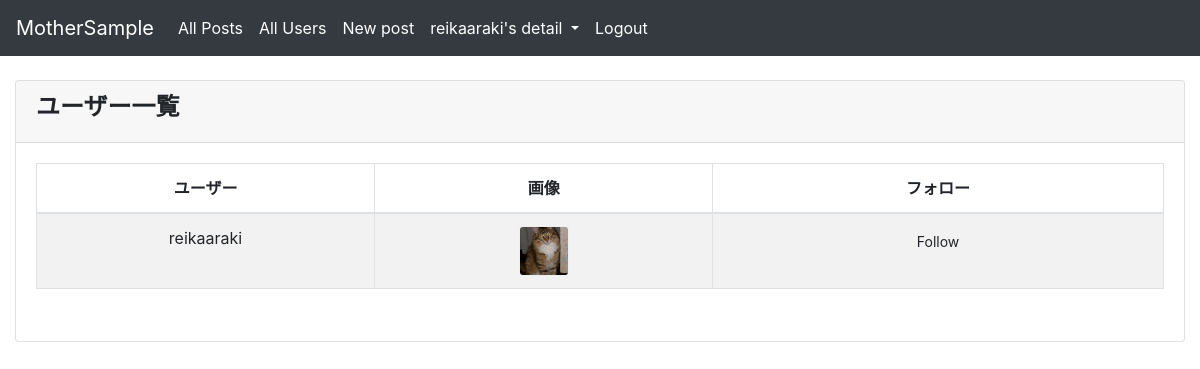
/accounts/userlist/ (signed in), run on an earlier commit of the app's database.
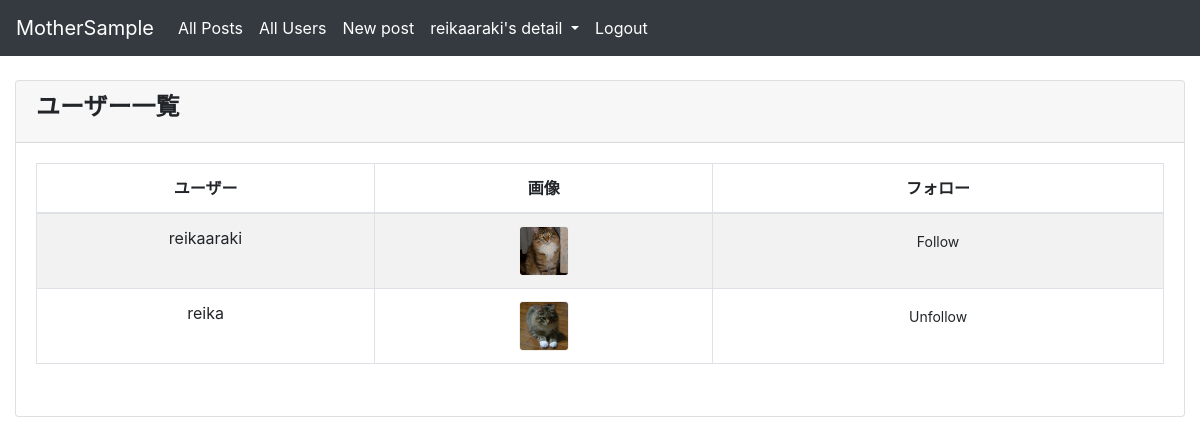
And on a later commit of the database.
### accounts/models.py (models this page shows, shortened)
class User(AbstractUser, PermissionsMixin):
    username = models.CharField(max_length=50, unique=True)
    email = models.EmailField(max_length=50, unique=True)
    is_active = models.BooleanField(default=True)
    is_staff = models.BooleanField(default=False)
    age = models.IntegerField(blank=True, null=True)
    avatar = models.ImageField(blank=True, null=True)
    facebook_id = models.CharField(max_length=255, blank=True, null=True)
    twitter_id = models.CharField(max_length=255, blank=True, null=True)
    instagram_id = models.CharField(max_length=255, blank=True, null=True)
    last_login_date = models.DateTimeField(null=True, blank=True)
    created_at = models.DateTimeField(auto_now_add=True)
    updated_at = models.DateTimeField(auto_now=True)
    EMAIL_FIELD = 'email'
    USERNAME_FIELD = 'username'
    REQUIRED_FIELDS = ['email']
    objects = UserManager()
    favourite_post = models.ManyToManyField(
        'microposts.Post', blank=True, verbose_name='お気に入り投稿'
    )
    groups = models.ManyToManyField(Group, blank=True, related_name='custom_user_groups')
    user_permissions = models.ManyToManyField(Permission, blank=True, related_name='custom_user_permissions')

### accounts/views.py (the view)
# urls.py: path('userlist/', UserListView.as_view(), name='userlist'),
class UserListView(LoginRequiredMixin, ListView):
   template_name = 'accounts/userlist.html'
   model = User
   def get_queryset(self):
      return User.objects.all()
   def get_context_data(self, **kwargs):
      context = super().get_context_data(**kwargs)
      user = self.request.user
      followings = (Relationship.objects.filter(follower_id=user.pk)).values_list('following_id')
      context['following_list'] = User.objects.filter(id__in=followings)
      return context

### templates/accounts/userlist.html (shortened to what this page needs)
{% extends 'base.html' %}
{% block content %}
    <div class="content-wrapper">
        <div class="container-fluid">
            <div class="card md-3">
                <div class="card-header">
                    <h4><b>ユーザー一覧</b></h1>
                </div>
                <div class="card-body">
                    <div class="table table-responsive">
                        <table id='user_list' width="100%" class="table table-striped table-bordered table-hover">
                            <thead>
                            <tr>
                                <th class="text-center">ユーザー</th>
                                <th class="text-center">画像</th>
                                <th class="text-center">フォロー</th>
                            </tr>
                            </thead>
                            <tbody>
                                {% for item in object_list %}
                                    <tr class="odd gradeX text-center">
                                    <td class="text-center" style="width: 30%">{{ item.username }}</td>
                                    <td class="text-center" style="width: 30%">
                                {% if item.avatar %}
                                        <img class="rounded img-fluid mx-auto d-block" src="{{ item.avatar.url }}"
                                        id="avatar-thumbnail" alt="avatar_thumbnail">
                                {% else %}
                                    <img class="rounded img-fluid mx-auto d-block" alt="avatar_thumbnail">
                                {% endif %}</td>
                                <td class="text-center" style="width: 40%">
                                    {% if item in following_list %}
                                    <form action="{% url 'accounts:rm_relation' pk=item.id %}" method="post">
                                        <button type="submit" class="btn btn-outlune-danger btn-sm" name="button">Unfollow</button>
                                    </form>
                                    {% else %}
                                    <form action="{% url 'accounts:mk_relation' pk=item.id %}" method="post">
                                        <button type="submit" class="btn btn_outline-primary btn-sm" name="button">Follow</button>
                                    </form>
                                    {% endif %}
                                </td>
                                    </tr>
                                {% endfor %}
                            </tbody>
                        </table>
                    </div>
                </div>
            </div>
        </div>
    </div>
{% endblock %}

### templates/base.html (shortened to what this page needs)
{% load static %}
<!DOCTYPE html>
<html lang="ja">
<head>
    <link rel="stylesheet" href="https://stackpath.bootstrapcdn.com/bootstrap/4.3.1/css/bootstrap.min.css"
>
    <link rel="stylesheet" href="{% static 'accounts/style.css' %}">
    {% load bootstrap4 %}
</head>
<body>
<header class="mb-4">
    <nav class="navbar navbar-expand-sm navbar-dark bg-dark">
        <a class="navbar-brand" href="{% url 'microposts:postlist' %}">MotherSample</a>
        <div class="collapse navbar-collapse" id="navbarSupportedContent">
            <ul class="navbar-nav navbar-left">{% if user.is_authenticated %}
                <li class="nav-item">
                    <a class="nav-link" href="{% url 'microposts:postlist' %}">All Posts</a>
                </li>
                <li class="nav-item">
                    <a class="nav-link" href="{% url 'accounts:userlist' %}">All Users</a>
                </li>
                <li class="nav-item">
                    <a class="nav-link" href="{% url 'microposts:create' %}">New post</a>
                </li>
                <li class="nav-item dropdown">
                    <a class="nav-link dropdown-toggle" href="#" id="navbarDropdownMenuLink" role="button"
                    data-toggle="dropdown" aria-haspopup="true" aria-expanded="false">
                        {{ user.username }}'s detail
                    </a>
                </li>{% endif %}
            </ul>
            <ul class="navbar-nav navbar-right">{% if user.is_authenticated %}
                <li class="nav-item">
                    <a class="nav-link" href="{% url 'accounts:logout'%}">Logout</a>
                </li>{% endif %}
            </ul>
        </div>
    </nav>
</header>
{% block content %}
{% endblock content %}
</body>
</html>

What changed in the data, as far as the page shows it:
added User: username "reika", avatar (picture), shows "Unfollow"
